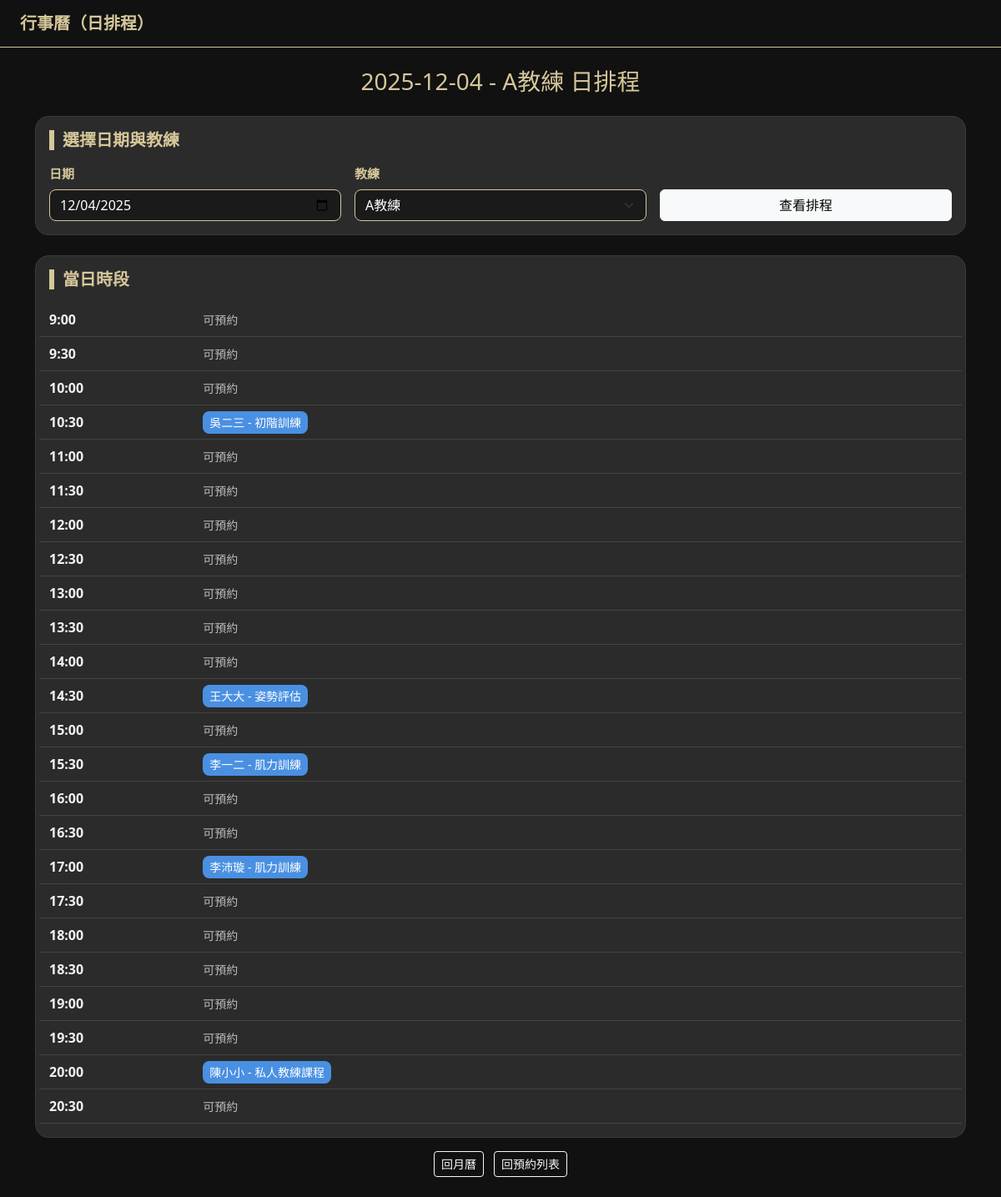
Screenshot of /admin/day?date=2025-12-04 with the database file from the repository.
### tables this page shows
CREATE TABLE bookings (
            id           INTEGER PRIMARY KEY AUTOINCREMENT,
            coach        TEXT NOT NULL,
            date         TEXT NOT NULL,
            time         TEXT NOT NULL,
            note         TEXT,
            client_name  TEXT NOT NULL,
            phone        TEXT NOT NULL,
            email        TEXT,
            gender       TEXT,
            birthday     TEXT,
            line_id      TEXT,
            course_type  TEXT NOT NULL
        );

### app.py (the view)
@app.route("/admin/day")
def admin_day():
    date_str = request.args.get("date") or date.today().isoformat()
    coach_name = request.args.get("coach") or coaches[0]["name"]
    coach_names = [c["name"] for c in coaches]
    time_slots = []
    for h in range(9, 21):
        time_slots.append(f"{h}:00")
        time_slots.append(f"{h}:30")
    conn = get_db_connection()
    cur = conn.cursor()
    cur.execute("""
        SELECT time, client_name, course_type
        FROM bookings
        WHERE coach = ? AND date = ?
        ORDER BY time
    """, (coach_name, date_str))
    rows = cur.fetchall()
    conn.close()
    bookings_by_time = {
        r["time"]: {
            "client_name": r["client_name"],
            "course_type": r["course_type"],
        }
        for r in rows
    }
    color = coach_colors.get(coach_name, "#D5C79A")
    return render_template(
        "day.html",
        date_str=date_str,
        coach_name=coach_name,
        coach_names=coach_names,
        time_slots=time_slots,
        bookings_by_time=bookings_by_time,
        coach_color=color,
    )

### app.py (called while the page is built)
def get_db_connection():
    conn = sqlite3.connect(DB_PATH)
    conn.row_factory = sqlite3.Row
    return conn

### templates/day.html (shortened to what this page needs)
<!DOCTYPE html>
<html lang="zh-Hant">
<head>
    <link href="https://cdn.jsdelivr.net/npm/bootstrap@5.3.2/dist/css/bootstrap.min.css" rel="stylesheet">
</head>
<body>
<nav class="navbar px-4">
    <a class="navbar-brand" href="/admin/calendar">行事曆（日排程）</a>
</nav>
<div class="container py-4">
    <h3 class="text-center mb-4" style="color: var(--gold);">
        {{ date_str }} - {{ coach_name }} 日排程
    </h3>
    <div class="card mb-4">
        <div class="card-body">
            <h5 class="section-title mb-3">選擇日期與教練</h5>
            <form method="GET" action="/admin/day" class="row g-3">
                <div class="col-md-4">
                    <label class="form-label">日期</label>
                    <input type="date" name="date" value="{{ date_str }}" class="form-control">
                </div>
                <div class="col-md-4">
                    <label class="form-label">教練</label>
                    <select name="coach" class="form-select">
                        {% for name in coach_names %}
                        <option value="{{ name }}" {% if coach_name == name %}selected{% endif %}>
                            {{ name }}
                        </option>
                        {% endfor %}
                    </select>
                </div>
                <div class="col-md-4 d-flex align-items-end">
                    <button class="btn btn-light w-100" type="submit">查看排程</button>
                </div>
            </form>
        </div>
    </div>
    <div class="card">
        <div class="card-body">
            <h5 class="section-title mb-3">當日時段</h5>
            {% for t in time_slots %}
            <div class="row slot-row align-items-center">
                <div class="col-3 col-md-2 slot-time">
                    {{ t }}
                </div>
                <div class="col-9 col-md-10">
                    {% if t in bookings_by_time %}
                        {% set bk = bookings_by_time[t] %}
                        <span class="slot-booked" style="background-color: {{ coach_color }};">
                            {{ bk.client_name }} - {{ bk.course_type }}
                        </span>
                    {% else %}
                        <span class="slot-free">可預約</span>
                    {% endif %}
                </div>
            </div>
            {% endfor %}
        </div>
    </div>
    <div class="mt-3 text-center">
        <a href="/admin/calendar" class="btn btn-outline-light btn-sm me-2">回月曆</a>
        <a href="/admin" class="btn btn-outline-light btn-sm">回預約列表</a>
    </div>
</div>
</body>
</html>

### templates/day.html (style rules this page uses)
:root { --black: #111111; --gold: #D5C79A; --gunmetal: #2B2B2B; }
body { background-color: var(--black); color: white; font-family: "Noto Sans TC", system-ui, -apple-system, BlinkMacSystemFont; }
.navbar { background-color: var(--black); border-bottom: 1px solid var(--gold); }
.navbar-brand { color: var(--gold); font-weight: 700; }
.card { background-color: var(--gunmetal); border-radius: 16px; border: 1px solid #3A3A3A; }
.section-title { font-weight: 700; border-left: 6px solid var(--gold); padding-left: 10px; color: var(--gold); }
.form-select, .form-control { background-color: #1A1A1A; color: white; border: 1.5px solid var(--gold); border-radius: 8px; }
.slot-row { border-bottom: 1px solid #444; padding: 8px 0; }
.form-label { color: var(--gold) !important; font-weight: 600; font-size: 15px; }
.slot-time { font-weight: 600;color: #F2F2F2; font-size: 16px; }
.slot-booked { color: #fff; font-size: 14px; padding: 4px 8px; border-radius: 8px; }
.slot-free { color: #bbb; font-size: 14px; }

### rows the page displays
bookings: client_name "吳二三", course_type "初階訓練"
bookings: client_name "王大大", course_type "姿勢評估"
bookings: client_name "李一二", course_type "肌力訓練"
bookings: client_name "李沛璇", course_type "肌力訓練"
bookings: client_name "陳小小", course_type "私人教練課程"

### other values shown
{{ date_str }} "2025-12-04"
{{ coach_name }} "A教練"
{{ t }} "9:00" "9:30" "10:00" "10:30" "11:00" "11:30" "12:00" "12:30" "13:00" "13:30" "14:00" "14:30" "15:00" "15:30" "16:00" "16:30" "17:00" "17:30" "18:00" "18:30" "19:00" "19:30" "20:00" "20:30"
form field coach "A教練"
